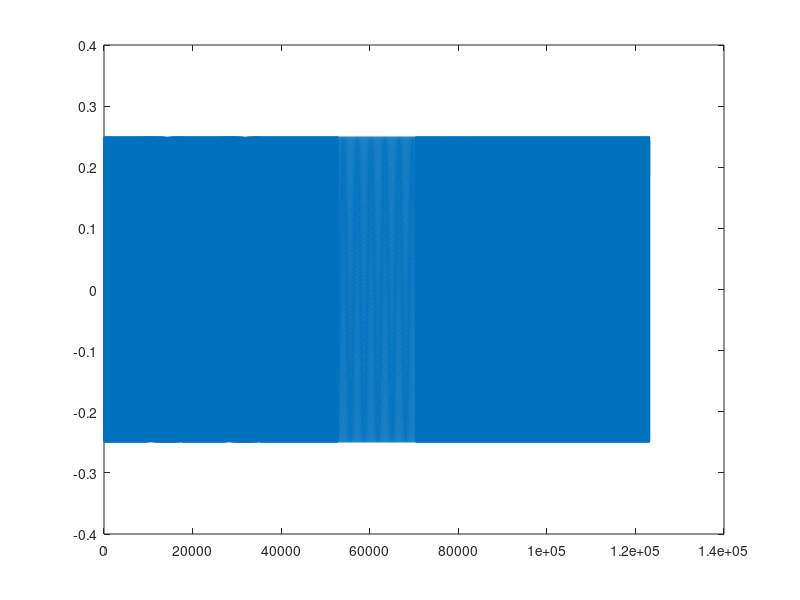

MATLAB code to generate this figure:
% Frequencies of notes:

% E = 329.63
% D# = 311.13
% B = 246.94
% D = 293.66
% C = 261.63
% A = 220.00
 
my_arr = rand(1,6);

% First four notes will be played for 0.2 seconds
% Last five notes will be played for 0.4 seconds
% there are 9 notes in total, which means in total, our wave will be 1.8
% seconds
srate = 44000;
note_sample1 = 0:1/srate:0.2;
note_sample2 = 0:1/srate:0.4;
amplitude = 0.25;
e_note = amplitude*sin(note_sample1 * 2 * pi * my_arr(1,6)*5000);
dsharp_note =  amplitude*sin(note_sample1 * 2 * pi * my_arr(1,5)*5000);

e_note_long = amplitude*sin(note_sample2 * 2 * pi * my_arr(1,6)*5000);
b_note_long = amplitude*sin(note_sample2 * 2 * pi * my_arr(1,4)*5000);
d_note_long = amplitude*sin(note_sample2 * 2 * pi * my_arr(1,3)*5000);
c_note_long = amplitude*sin(note_sample2 * 2 * pi * my_arr(1,2)*5000);
a_note_long = amplitude*sin(note_sample2 * 2 * pi * my_arr(1,1)*5000);

% this is just concatenation
melody = [e_note dsharp_note e_note dsharp_note e_note_long b_note_long d_note_long c_note_long a_note_long];

plot(melody);

sound(melody, srate)

audiowrite("zey.wav", melody, srate);